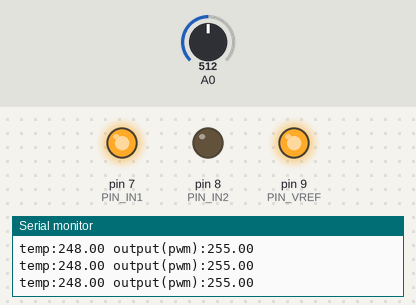
Bench run of a sketch on a simulated Arduino Uno, built with avr-gcc and run on an emulated ATmega328P. Shown: output pins drawn as LEDs (lit = HIGH), the last lines printed to the serial monitor. The test bench sets the inputs (shaded band); at power-on: A0 = 512.

Above: at 1.2 s.
1.3 s: A0 set to 380
At 2.5 s:
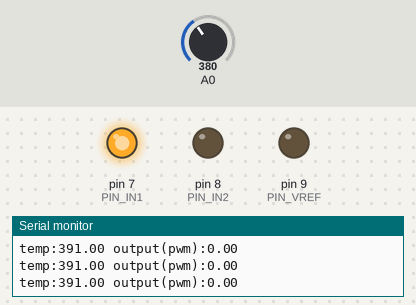
2.9 s: A0 set to 2
5.9 s: A0 set to 0
At 7.1 s:
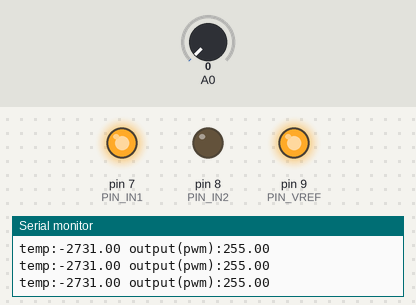
Timing chart, 0 to 8.9 s (numbered marks = the images above; inputs shaded):
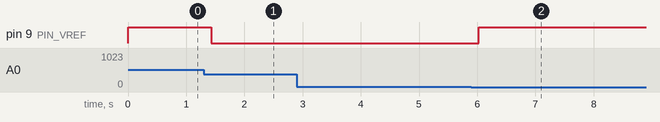

The sketch:

feedback_pid.ino
```cpp
#include <PID_v1.h>
#include "Thermistor.h"

#define PIN_IN1  7
#define PIN_IN2  8
#define PIN_VREF 9 // PWM

double Setpoint = 390;
double Input, Output;
PID myPID(&Input, &Output, &Setpoint, 80, 0, 0, DIRECT);

Thermistor t1 = Thermistor(0, 3435, 298, 10, 10.00);

void setup() {
  Serial.begin(9600) ;

  pinMode(PIN_IN1, OUTPUT);
  pinMode(PIN_IN2, OUTPUT);

  digitalWrite(PIN_IN1, HIGH);
  digitalWrite(PIN_IN2, LOW);

  myPID.SetOutputLimits(0, 255);
  myPID.SetMode(AUTOMATIC);

}

void loop() {
  Input = t1.calc_milliTemp();
  myPID.Compute();

  Serial.print("temp:");
  Serial.print(Input);
  Serial.print(" output(pwm):");
  Serial.println(Output);


  analogWrite(PIN_VREF,Output);
  delay(1);
}
```

Thermistor.cpp
```cpp
#include "Arduino.h"
#include "Thermistor.h"

/*
 * 参考（そのままだけど）にしたサイトです
 * http://lab.yengawa.com/2014/06/24/arduino%E3%81%A8%E3%82%B5%E3%83%BC%E3%83%9F%E3%82%B9%E3%82%BF%E3%81%A7%E6%B8%A9%E5%BA%A6%E3%82%92%E6%B8%AC%E3%82%8B/
*/
//pinNum, B(k),T0(K), R0(kΩ),R1(kΩ)
Thermistor::Thermistor(int _pin, float _B, float _T0, float _R0, float _R1) {
  pin = _pin;
  B = _B;
  T0 = _T0;
  R0 = _R0;
  R1 = _R1;
}

int Thermistor::calc_milliTemp() {
  float rr1, t;
  float raw = analogRead(pin);
  rr1 = R1 * raw / (1024.0 - raw);
  t = 1 / (log(rr1 / R0) / B + (1 / T0));
  return (int)((t - 273.15) * 10.0); //unit 0.1 degree;
}
```

Thermistor.h
```cpp
#ifndef Thermistor_h
#define Thermistor_h

class Thermistor {
  public:
    Thermistor(int pin,float B, float To, float R0, float R1);
    int calc_milliTemp();

  private:
    float B, T0, R0, R1;
    int pin;
};

#endif
```

Measured:
- the behaviour switches between 1 and 0 on A0 (found by bisection; images 1 and 2)
- after the input at 1.3 s, pin 9 (PIN_VREF): HIGH → LOW after 0.13 s
- after the input at 5.9 s, pin 9 (PIN_VREF): LOW → HIGH after 0.13 s
